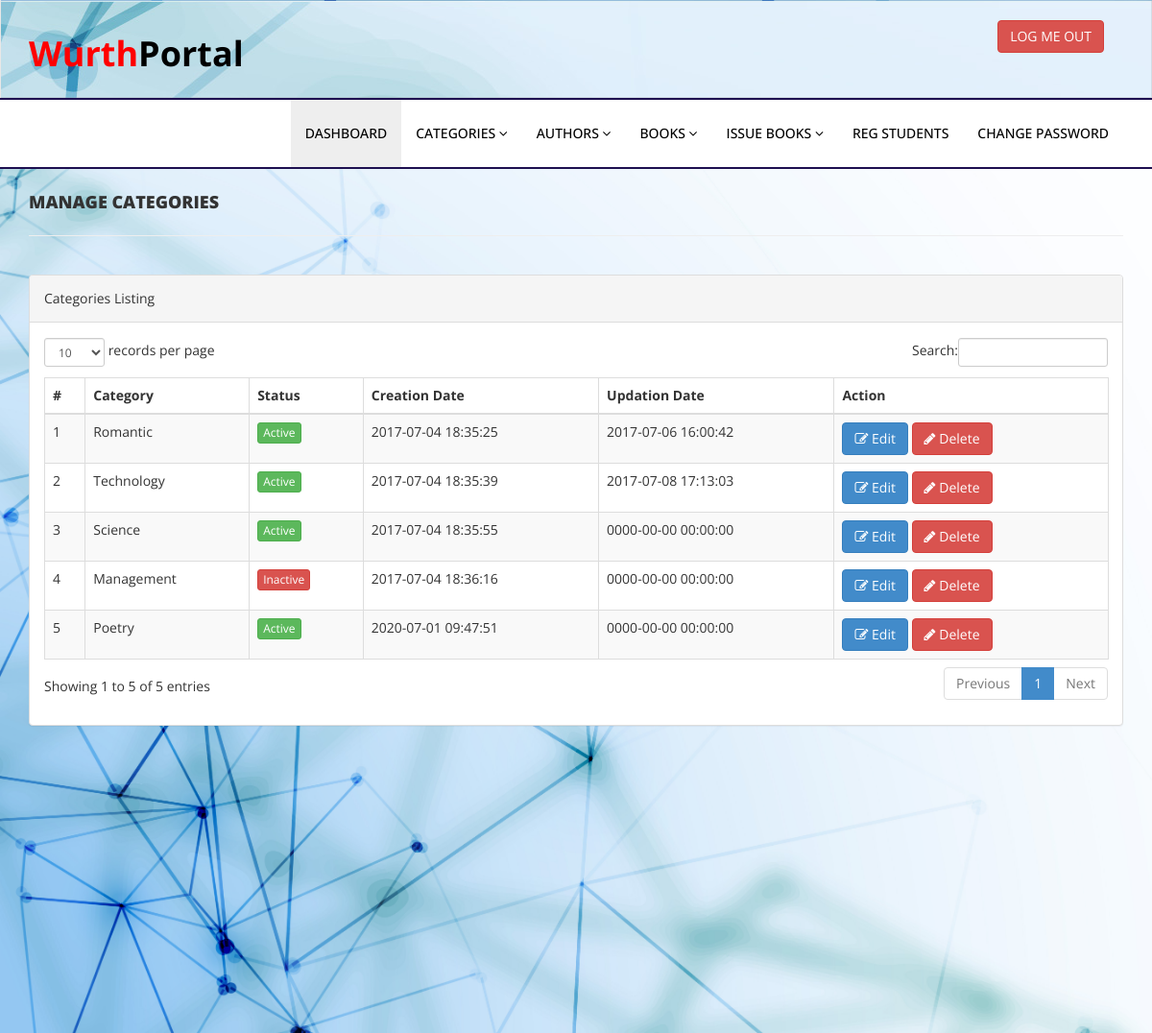
The page /admin/manage-categories.php (signed in) on the database its author committed.
### tables this page shows
CREATE TABLE `tblcategory` (
  `id` int(11) NOT NULL,
  `CategoryName` varchar(150) DEFAULT NULL,
  `Status` int(1) DEFAULT NULL,
  `CreationDate` timestamp NULL DEFAULT current_timestamp(),
  `UpdationDate` timestamp NOT NULL DEFAULT '0000-00-00 00:00:00' ON UPDATE current_timestamp()
);

### admin/manage-categories.php (the view, shortened to what this page needs)
<?php
include('includes/config.php');
if(strlen($_SESSION['alogin'])==0)
    {
header('location:index.php');
}
else{
    ?>
<!DOCTYPE html>
<html xmlns="http://www.w3.org/1999/xhtml">
<head>
    <link href="assets/css/bootstrap.css" rel="stylesheet" />
    <link href="assets/css/font-awesome.css" rel="stylesheet" />
    <link href="assets/js/dataTables/dataTables.bootstrap.css" rel="stylesheet" />
    <link href="assets/css/style.css" rel="stylesheet" />
</head>
<body>
<?php include('includes/header.php');?>
    <div class="content-wrapper">
         <div class="container">
        <div class="row pad-botm">
            <div class="col-md-12">
                <h4 class="header-line">Manage Categories</h4>
    </div>
     <div class="row">
</div>
        </div>
            <div class="row">
                <div class="col-md-12">
                    <div class="panel panel-default">
                        <div class="panel-heading">
                           Categories Listing
                        </div>
                        <div class="panel-body">
                            <div class="table-responsive">
                                <table class="table table-striped table-bordered table-hover" id="dataTables-example">
                                    <thead>
                                        <tr>
                                            <th>#</th>
                                            <th>Category</th>
                                            <th>Status</th>
                                            <th>Creation Date</th>
                                            <th>Updation Date</th>
                                            <th>Action</th>
                                        </tr>
                                    </thead>
                                    <tbody>
<?php $sql = "SELECT * from  tblcategory";
$query = $dbh -> prepare($sql);
$query->execute();
$results=$query->fetchAll(PDO::FETCH_OBJ);
$cnt=1;
if($query->rowCount() > 0)
{
foreach($results as $result)
{               ?>
                                        <tr class="odd gradeX">
                                            <td class="center"><?php echo htmlentities($cnt);?></td>
                                            <td class="center"><?php echo htmlentities($result->CategoryName);?></td>
                                            <td class="center"><?php if($result->Status==1) {?>
                                            <a href="#" class="btn btn-success btn-xs">Active</a>
                                            <?php } else {?>
                                            <a href="#" class="btn btn-danger btn-xs">Inactive</a>
                                            <?php } ?></td>
                                            <td class="center"><?php echo htmlentities($result->CreationDate);?></td>
                                            <td class="center"><?php echo htmlentities($result->UpdationDate);?></td>
                                            <td class="center">
                                            <a href="edit-category.php?catid=<?php echo htmlentities($result->id);?>"><button class="btn btn-primary"><i class="fa fa-edit "></i> Edit</button>
                                          <a href="manage-categories.php?del=<?php echo htmlentities($result->id);?>" onclick="return confirm('Are you sure you want to delete?');"" >  <button class="btn btn-danger"><i class="fa fa-pencil"></i> Delete</button>
                                            </td>
                                        </tr>
 <?php $cnt=$cnt+1;}} ?>
                                    </tbody>
                                </table>
                            </div>
                        </div>
                    </div>
                </div>
            </div>
    </div>
    </div>
</body>
</html>
<?php } ?>

### admin/assets/css/style.css (style rules this page uses)
.content-wrapper { padding-top: 15px; min-height:900px; padding-bottom:90px; background-image: url(../img/bgimage.jpg); background-repeat: no-repeat; background-size: cover; }
.header-line { font-weight:900; padding-bottom:25px; border-bottom:1px solid #eeeeee; text-transform:uppercase; }
.pad-botm { padding-bottom:30px; }

### rows shown on the page
tblcategory: CategoryName "Romantic", Status "Active", CreationDate "2017-07-04 18:35:25", UpdationDate "2017-07-06 16:00:42"
tblcategory: CategoryName "Technology", Status "Active", CreationDate "2017-07-04 18:35:39", UpdationDate "2017-07-08 17:13:03"
tblcategory: CategoryName "Science", Status "Active", CreationDate "2017-07-04 18:35:55", UpdationDate "0000-00-00 00:00:00"
tblcategory: CategoryName "Management", Status "Inactive", CreationDate "2017-07-04 18:36:16", UpdationDate "0000-00-00 00:00:00"
tblcategory: CategoryName "Poetry", Status "Active", CreationDate "2020-07-01 09:47:51", UpdationDate "0000-00-00 00:00:00"
